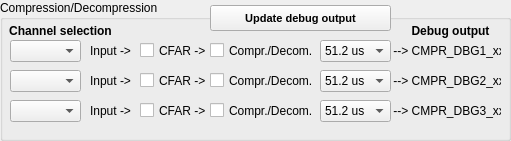
  <widget class="QGroupBox" name="groupBoxCompr">
   <property name="geometry">
    <rect>
     <x>1050</x>
     <y>10</y>
     <width>511</width>
     <height>141</height>
    </rect>
   </property>
   <property name="title">
    <string>Compression/Decompression</string>
   </property>
   <widget class="CustomControls::CheckBox" name="cb_cmpr_cfaren_1">
    <property name="geometry">
     <rect>
      <x>140</x>
      <y>40</y>
      <width>71</width>
      <height>21</height>
     </rect>
    </property>
    <property name="accessibleName">
     <string>CMPR_DBG_ENA[EN_CFAR1]</string>
    </property>
    <property name="text">
     <string>CFAR -&gt;</string>
    </property>
   </widget>
   <widget class="CustomControls::CheckBox" name="cb_cmpr_cpren_1">
    <property name="geometry">
     <rect>
      <x>210</x>
      <y>40</y>
      <width>111</width>
      <height>21</height>
     </rect>
    </property>
    <property name="accessibleName">
     <string>CMPR_DBG_ENA[EN_CMPR1]</string>
    </property>
    <property name="text">
     <string>Compr./Decom.</string>
    </property>
   </widget>
   <widget class="CustomControls::CheckBox" name="cb_cmpr_cpren_2">
    <property name="geometry">
     <rect>
      <x>210</x>
      <y>70</y>
      <width>111</width>
      <height>21</height>
     </rect>
    </property>
    <property name="accessibleName">
     <string>CMPR_DBG_ENA[EN_CMPR2]</string>
    </property>
    <property name="text">
     <string>Compr./Decom.</string>
    </property>
   </widget>
   <widget class="CustomControls::CheckBox" name="cb_cmpr_cfaren_2">
    <property name="geometry">
     <rect>
      <x>140</x>
      <y>70</y>
      <width>71</width>
      <height>21</height>
     </rect>
    </property>
    <property name="accessibleName">
     <string>CMPR_DBG_ENA[EN_CFAR2]</string>
    </property>
    <property name="text">
     <string>CFAR -&gt;</string>
    </property>
   </widget>
   <widget class="CustomControls::CheckBox" name="cb_cmpr_cpren_3">
    <property name="geometry">
     <rect>
      <x>210</x>
      <y>100</y>
      <width>111</width>
      <height>21</height>
     </rect>
    </property>
    <property name="accessibleName">
     <string>CMPR_DBG_ENA[EN_CMPR3]</string>
    </property>
    <property name="text">
     <string>Compr./Decom.</string>
    </property>
   </widget>
   <widget class="CustomControls::CheckBox" name="cb_cmpr_cfaren_3">
    <property name="geometry">
     <rect>
      <x>140</x>
      <y>100</y>
      <width>71</width>
      <height>21</height>
     </rect>
    </property>
    <property name="accessibleName">
     <string>CMPR_DBG_ENA[EN_CFAR3]</string>
    </property>
    <property name="text">
     <string>CFAR -&gt;</string>
    </property>
   </widget>
   <widget class="QLabel" name="label_136">
    <property name="geometry">
     <rect>
      <x>400</x>
      <y>20</y>
      <width>101</width>
      <height>21</height>
     </rect>
    </property>
    <property name="font">
     <font>
      <weight>75</weight>
      <bold>true</bold>
     </font>
    </property>
    <property name="text">
     <string>Debug output</string>
    </property>
    <property name="alignment">
     <set>Qt::AlignCenter</set>
    </property>
   </widget>
   <widget class="QLabel" name="label_12">
    <property name="geometry">
     <rect>
      <x>90</x>
      <y>40</y>
      <width>51</width>
      <height>21</height>
     </rect>
    </property>
    <property name="text">
     <string>Input -&gt;</string>
    </property>
   </widget>
   <widget class="QLabel" name="label_13">
    <property name="geometry">
     <rect>
      <x>90</x>
      <y>70</y>
      <width>51</width>
      <height>21</height>
     </rect>
    </property>
    <property name="text">
     <string>Input -&gt;</string>
    </property>
   </widget>
   <widget class="QLabel" name="label_14">
    <property name="geometry">
     <rect>
      <x>90</x>
      <y>100</y>
      <width>51</width>
      <height>21</height>
     </rect>
    </property>
    <property name="text">
     <string>Input -&gt;</string>
    </property>
   </widget>
   <widget class="CustomControls::PushButton" name="pbUpDBG">
    <property name="geometry">
     <rect>
      <x>210</x>
      <y>5</y>
      <width>181</width>
      <height>26</height>
     </rect>
    </property>
    <property name="font">
     <font>
      <pointsize>8</pointsize>
      <weight>75</weight>
      <bold>true</bold>
     </font>
    </property>
    <property name="accessibleName">
     <string>UpdateDBG(sim)</string>
    </property>
    <property name="text">
     <string>Update debug output</string>
    </property>
    <property name="checkable">
     <bool>false</bool>
    </property>
   </widget>
   <widget class="CustomControls::ComboBox" name="cb_dbgin_1">
    <property name="geometry">
     <rect>
      <x>10</x>
      <y>40</y>
      <width>71</width>
      <height>22</height>
     </rect>
    </property>
    <property name="accessibleName">
     <string/>
    </property>
    <item>
     <property name="text">
      <string/>
     </property>
    </item>
   </widget>
   <widget class="CustomControls::ComboBox" name="cb_dbgin_2">
    <property name="geometry">
     <rect>
      <x>10</x>
      <y>70</y>
      <width>71</width>
      <height>22</height>
     </rect>
    </property>
    <property name="accessibleName">
     <string/>
    </property>
    <item>
     <property name="text">
      <string/>
     </property>
    </item>
   </widget>
   <widget class="CustomControls::ComboBox" name="cb_dbgin_3">
    <property name="geometry">
     <rect>
      <x>10</x>
      <y>100</y>
      <width>71</width>
      <height>22</height>
     </rect>
    </property>
    <property name="accessibleName">
     <string/>
    </property>
    <item>
     <property name="text">
      <string/>
     </property>
    </item>
   </widget>
   <widget class="QLabel" name="label_137">
    <property name="geometry">
     <rect>
      <x>0</x>
      <y>20</y>
      <width>121</width>
      <height>21</height>
     </rect>
    </property>
    <property name="font">
     <font>
      <weight>75</weight>
      <bold>true</bold>
     </font>
    </property>
    <property name="text">
     <string>Channel selection</string>
    </property>
    <property name="alignment">
     <set>Qt::AlignCenter</set>
    </property>
   </widget>
   <widget class="QLabel" name="label_15">
    <property name="geometry">
     <rect>
      <x>390</x>
      <y>40</y>
      <width>111</width>
      <height>21</height>
     </rect>
    </property>
    <property name="text">
     <string> --&gt; CMPR_DBG1_xx</string>
    </property>
   </widget>
   <widget class="QLabel" name="label_16">
    <property name="geometry">
     <rect>
      <x>390</x>
      <y>70</y>
      <width>111</width>
      <height>21</height>
     </rect>
    </property>
    <property name="text">
     <string> --&gt; CMPR_DBG2_xx</string>
    </property>
   </widget>
   <widget class="QLabel" name="label_17">
    <property name="geometry">
     <rect>
      <x>390</x>
      <y>100</y>
      <width>111</width>
      <height>21</height>
     </rect>
    </property>
    <property name="text">
     <string> --&gt; CMPR_DBG3_xx</string>
    </property>
   </widget>
   <widget class="CustomControls::ComboBox" name="cb_sampling_1">
    <property name="geometry">
     <rect>
      <x>320</x>
      <y>40</y>
      <width>71</width>
      <height>22</height>
     </rect>
    </property>
    <property name="accessibleName">
     <string>CMPR_DBG_ENA[EN_UNDR1]</string>
    </property>
    <item>
     <property name="text">
      <string>51.2 us</string>
     </property>
    </item>
    <item>
     <property name="text">
      <string>102.4 us</string>
     </property>
    </item>
   </widget>
   <widget class="CustomControls::ComboBox" name="cb_sampling_2">
    <property name="geometry">
     <rect>
      <x>320</x>
      <y>70</y>
      <width>71</width>
      <height>22</height>
     </rect>
    </property>
    <property name="accessibleName">
     <string>CMPR_DBG_ENA[EN_UNDR2]</string>
    </property>
    <item>
     <property name="text">
      <string>51.2 us</string>
     </property>
    </item>
    <item>
     <property name="text">
      <string>102.4 us</string>
     </property>
    </item>
   </widget>
   <widget class="CustomControls::ComboBox" name="cb_sampling_3">
    <property name="geometry">
     <rect>
      <x>320</x>
      <y>100</y>
      <width>71</width>
      <height>22</height>
     </rect>
    </property>
    <property name="accessibleName">
     <string>CMPR_DBG_ENA[EN_UNDR3]</string>
    </property>
    <item>
     <property name="text">
      <string>51.2 us</string>
     </property>
    </item>
    <item>
     <property name="text">
      <string>102.4 us</string>
     </property>
    </item>
   </widget>
  </widget>
